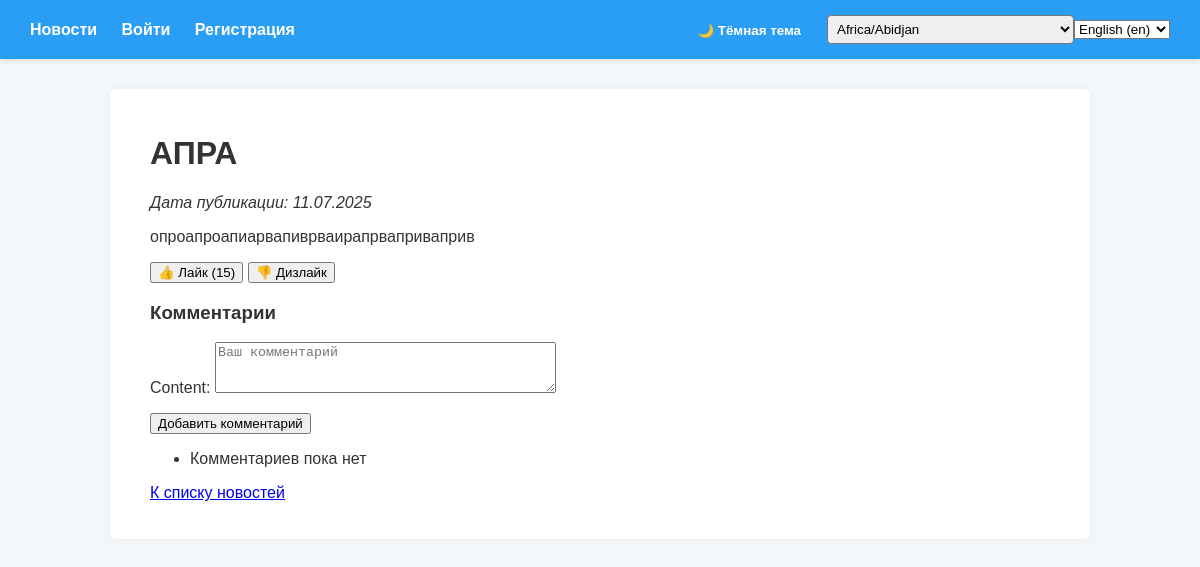
The page /52/ on the database as committed earlier.
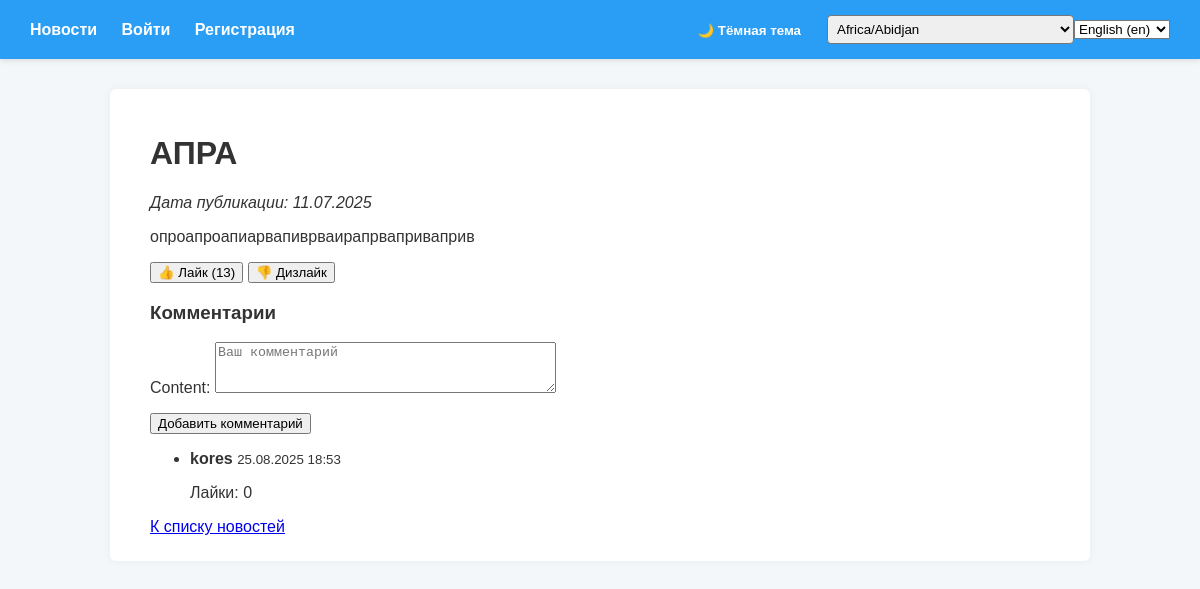
The same page on the database as committed later.
### news/models.py (models this page shows, shortened)
class Post(models.Model):
    POST_TYPE_CHOICES = [
        ('article', _('Статья')),
        ('news', _('Новость')),
    ]
    author = models.ForeignKey(Author, on_delete=models.CASCADE, related_name='posts')
    post_type = models.CharField(max_length=10, choices=POST_TYPE_CHOICES)
    created_at = models.DateTimeField(auto_now_add=True)
    updated_at = models.DateTimeField(auto_now=True)
    categories = models.ManyToManyField(Category, through='PostCategory')
    title = models.CharField(max_length=255)
    content = models.TextField()
    rating = models.IntegerField(default=0)
    is_published = models.BooleanField(default=True)
    likes = models.ManyToManyField(User, related_name='post_likes', blank=True)
    dislikes = models.ManyToManyField(User, related_name='post_dislikes', blank=True)

class Comment(models.Model):
    post = models.ForeignKey(Post, related_name='comments', on_delete=models.CASCADE)
    user = models.ForeignKey(User, on_delete=models.CASCADE)
    content = models.TextField()
    created_at = models.DateTimeField(auto_now_add=True)
    rating = models.IntegerField(default=0)
    likes = models.ManyToManyField(User, related_name='comment_likes', blank=True)
    dislikes = models.ManyToManyField(User, related_name='comment_dislikes', blank=True)

### news/views.py (the view, shortened to what this page needs)
# urls.py: path('<int:pk>/', views.NewsDetailViewWithComments.as_view(), name='news_detail'),
class NewsDetailViewWithComments(View):
    def get(self, request, pk):
        news = get_object_or_404(Post, pk=pk, post_type='news')
        form = CommentForm()
        comments = news.comments.all().order_by('-created_at')
        return render(request, 'news/news_detail.html', {'item': news, 'form': form, 'comments': comments})

### news/forms.py
class CommentForm(forms.ModelForm):
    class Meta:
        model = Comment
        fields = ['content']  # Исправлено: заменено 'Comment' на 'content'
        widgets = {
            'content': forms.Textarea(attrs={'rows': 3, 'placeholder': 'Ваш комментарий'})
        }

### news/context_processors.py (called while the page is built)
def timezone_context(request):
    return {
        'current_timezone': request.session.get('django_timezone', settings.TIME_ZONE),
        'timezones': pytz.all_timezones,
    }

def theme_context(request):
    return {
        'current_theme': request.session.get('theme', settings.DEFAULT_THEME),
        'available_themes': ['light', 'dark'],
    }

### news/templates/news/news_detail.html (shortened to what this page needs)
{% extends "base.html" %}
{% block content %}
<h1>{{ item.title }}</h1>
<p><em>Дата публикации: {{ item.created_at|date:"d.m.Y" }}</em></p>
<p>{{ item.content }}</p>
<p>
<form action="{% url 'news_like' item.pk %}" method="post" style="display:inline;">
  <button type="submit">👍 Лайк ({{ item.rating }})</button>
</form>
<form action="{% url 'news_dislike' item.pk %}" method="post" style="display:inline;">
  <button type="submit">👎 Дизлайк</button>
</form>
</p>
<h3>Комментарии</h3>
<form method="post">
  {{ form.as_p }}
  <button type="submit">Добавить комментарий</button>
</form>
<ul>
  {% for comment in comments %}
    <li>
      <strong>{{ comment.user.username }}</strong> <small>{{ comment.created_at|date:"d.m.Y H:i" }}</small>
      <p>Лайки: {{ comment.rating }}</p>
    </li>
  {% empty %}
    <li>Комментариев пока нет</li>
  {% endfor %}
</ul>
<a href="{% url 'news_list' %}">К списку новостей</a>
{% endblock %}

### templates/base.html (shortened to what this page needs)
{% load cache %}
{% load i18n %}
{% load tz %}
<!DOCTYPE html>
<html lang="ru">
<head>
</head>
<body class="{% if request.session.dark_mode %}dark-theme{% else %}light-theme{% endif %}">
    <nav>
        <div>
            {% cache 600 "menu" user.id LANGUAGE_CODE %}
            <a href="{% url 'news_list' %}">{% trans "Новости" %}</a>
            {% if user.is_authenticated %}
                <span class="user-greeting">{% trans "Привет," %} {{ user.username }}!</span>
                <a href="{% url 'account_logout' %}">{% trans "Выйти" %}</a>
            {% else %}
                <a href="{% url 'account_login' %}">{% trans "Войти" %}</a>
                <a href="{% url 'account_signup' %}">{% trans "Регистрация" %}</a>
            {% endif %}
            {% endcache %}
        </div>
        <div style="display: flex; align-items: center;">
            <div class="theme-switcher">
                <form action="{% url 'toggle_theme' %}" method="POST">
                    <button type="submit">
                        {% if request.session.dark_mode %}
                            ☀️ {% trans "Светлая тема" %}
                        {% else %}
                            🌙 {% trans "Тёмная тема" %}
                        {% endif %}
                    </button>
                </form>
            </div>
            <div class="timezone-selector">
                <form action="{% url 'set_timezone' %}" method="POST">
                    <select name="timezone" onchange="this.form.submit()">
                        {% for tz in timezones %}
                            <option value="{{ tz }}" {% if tz == request.session.django_timezone %}selected{% endif %}>
                                {{ tz }}
                            </option>
                        {% endfor %}
                    </select>
                </form>
            </div>
            <div class="language-selector">
                <form action="{% url 'set_language' %}" method="POST">
                    <select name="language" onchange="this.form.submit()">
                        {% get_available_languages as LANGUAGES %}
                        {% get_language_info_list for LANGUAGES as languages %}
                        {% for language in languages %}
                            <option value="{{ language.code }}" {% if language.code == LANGUAGE_CODE %}selected{% endif %}>
                                {{ language.name_local }} ({{ language.code }})
                            </option>
                        {% endfor %}
                    </select>
                </form>
            </div>
        </div>
    </nav>
    <main>
        {% block content %}
        {% endblock %}
    </main>
</body>
</html>

### templates/base.html (style rules this page uses)
body { font-family: Arial, sans-serif; margin: 0; padding: 0; transition: background-color 0.3s, color 0.3s; }
.light-theme { background-color: #f4f7f9; color: #333; }
nav { background-color: #2a9df4; padding: 15px 30px; display: flex; justify-content: space-between; align-items: center; color: white; box-shadow: 0 2px 5px rgba(0,0,0,0.1); }
nav a { color: white; margin-right: 20px; text-decoration: none; font-weight: bold; transition: color 0.3s ease; }
main { max-width: 900px; margin: 30px auto; background: white; padding: 25px 40px; box-shadow: 0 0 10px rgba(0,0,0,0.05); border-radius: 6px; min-height: 400px; transition: background-color 0.3s; }
.theme-switcher { margin-left: 20px; }
.theme-switcher button { background: none; border: none; color: white; cursor: pointer; font-weight: bold; }
.timezone-selector { margin-left: 20px; }
.timezone-selector select { padding: 5px; border-radius: 4px; }

Rows that differ between the two databases and show on the page:
changed Post "АПРА": rating "15" → "13"
added Comment: user.username "kores", created_at "25.08.2025 18:53", rating "0"
Other text that changed with them:
text no longer shown: "Комментариев пока нет"
